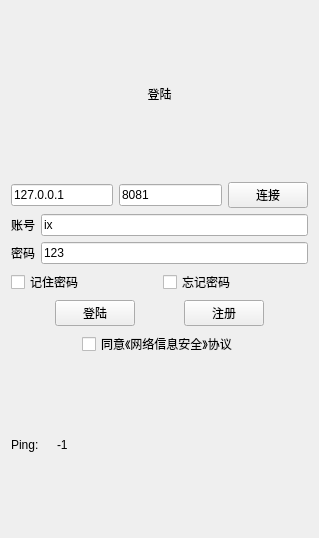
<?xml version="1.0" encoding="UTF-8"?>
<ui version="4.0">
 <class>LoginWidget</class>
 <widget class="QWidget" name="LoginWidget">
  <property name="geometry">
   <rect>
    <x>0</x>
    <y>0</y>
    <width>319</width>
    <height>538</height>
   </rect>
  </property>
  <property name="windowTitle">
   <string>LoginWidget</string>
  </property>
  <layout class="QVBoxLayout" name="verticalLayout_2">
   <item>
    <widget class="QLabel" name="label_3">
     <property name="text">
      <string>登陆</string>
     </property>
     <property name="alignment">
      <set>Qt::AlignmentFlag::AlignCenter</set>
     </property>
    </widget>
   </item>
   <item>
    <layout class="QHBoxLayout" name="horizontalLayout_6">
     <item>
      <widget class="QLineEdit" name="lineEdit_ip">
       <property name="text">
        <string>127.0.0.1</string>
       </property>
      </widget>
     </item>
     <item>
      <widget class="QLineEdit" name="lineEdit_port">
       <property name="text">
        <string>8081</string>
       </property>
      </widget>
     </item>
     <item>
      <widget class="QPushButton" name="btn_connect">
       <property name="text">
        <string>连接</string>
       </property>
      </widget>
     </item>
    </layout>
   </item>
   <item>
    <layout class="QVBoxLayout" name="verticalLayout">
     <item>
      <layout class="QHBoxLayout" name="horizontalLayout_4">
       <item>
        <widget class="QLabel" name="label">
         <property name="text">
          <string>账号</string>
         </property>
        </widget>
       </item>
       <item>
        <widget class="QLineEdit" name="lineEdit_username">
         <property name="text">
          <string>ix</string>
         </property>
        </widget>
       </item>
      </layout>
     </item>
     <item>
      <layout class="QHBoxLayout" name="horizontalLayout_5">
       <item>
        <widget class="QLabel" name="label_2">
         <property name="text">
          <string>密码</string>
         </property>
        </widget>
       </item>
       <item>
        <widget class="QLineEdit" name="lineEdit_password">
         <property name="text">
          <string>123</string>
         </property>
        </widget>
       </item>
      </layout>
     </item>
     <item>
      <layout class="QHBoxLayout" name="horizontalLayout_3">
       <item>
        <widget class="QCheckBox" name="checkBox_remember">
         <property name="text">
          <string>记住密码</string>
         </property>
        </widget>
       </item>
       <item>
        <widget class="QCheckBox" name="checkBox_forget">
         <property name="text">
          <string>忘记密码</string>
         </property>
        </widget>
       </item>
      </layout>
     </item>
    </layout>
   </item>
   <item>
    <layout class="QHBoxLayout" name="horizontalLayout">
     <item>
      <spacer name="horizontalSpacer_4">
       <property name="orientation">
        <enum>Qt::Orientation::Horizontal</enum>
       </property>
       <property name="sizeHint" stdset="0">
        <size>
         <width>40</width>
         <height>20</height>
        </size>
       </property>
      </spacer>
     </item>
     <item>
      <widget class="QPushButton" name="btn_login">
       <property name="text">
        <string>登陆</string>
       </property>
      </widget>
     </item>
     <item>
      <spacer name="horizontalSpacer_3">
       <property name="orientation">
        <enum>Qt::Orientation::Horizontal</enum>
       </property>
       <property name="sizeHint" stdset="0">
        <size>
         <width>40</width>
         <height>20</height>
        </size>
       </property>
      </spacer>
     </item>
     <item>
      <widget class="QPushButton" name="btn_sign_in">
       <property name="text">
        <string>注册</string>
       </property>
      </widget>
     </item>
     <item>
      <spacer name="horizontalSpacer_5">
       <property name="orientation">
        <enum>Qt::Orientation::Horizontal</enum>
       </property>
       <property name="sizeHint" stdset="0">
        <size>
         <width>40</width>
         <height>20</height>
        </size>
       </property>
      </spacer>
     </item>
    </layout>
   </item>
   <item>
    <layout class="QHBoxLayout" name="horizontalLayout_2">
     <item>
      <spacer name="horizontalSpacer_6">
       <property name="orientation">
        <enum>Qt::Orientation::Horizontal</enum>
       </property>
       <property name="sizeHint" stdset="0">
        <size>
         <width>40</width>
         <height>20</height>
        </size>
       </property>
      </spacer>
     </item>
     <item>
      <widget class="QCheckBox" name="checkBox_agreement">
       <property name="text">
        <string>同意《网络信息安全》协议</string>
       </property>
      </widget>
     </item>
     <item>
      <spacer name="horizontalSpacer_7">
       <property name="orientation">
        <enum>Qt::Orientation::Horizontal</enum>
       </property>
       <property name="sizeHint" stdset="0">
        <size>
         <width>40</width>
         <height>20</height>
        </size>
       </property>
      </spacer>
     </item>
    </layout>
   </item>
   <item>
    <layout class="QHBoxLayout" name="horizontalLayout_7">
     <item>
      <widget class="QLabel" name="label_ping">
       <property name="minimumSize">
        <size>
         <width>0</width>
         <height>0</height>
        </size>
       </property>
       <property name="maximumSize">
        <size>
         <width>40</width>
         <height>16777215</height>
        </size>
       </property>
       <property name="text">
        <string>Ping:</string>
       </property>
      </widget>
     </item>
     <item>
      <widget class="QLabel" name="label_ping_idx">
       <property name="text">
        <string>-1</string>
       </property>
      </widget>
     </item>
    </layout>
   </item>
  </layout>
 </widget>
 <resources/>
 <connections/>
</ui>
